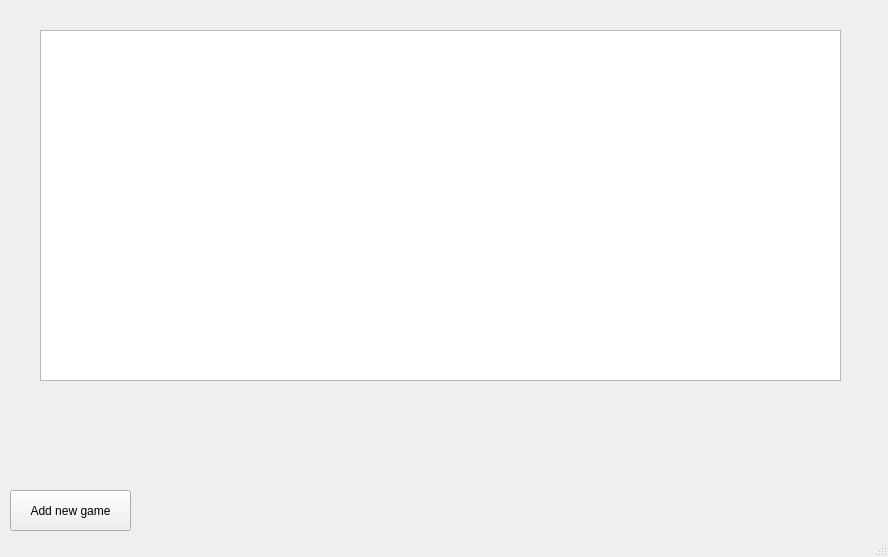
<?xml version="1.0" encoding="UTF-8"?>
<ui version="4.0">
 <class>MainWindow</class>
 <widget class="QMainWindow" name="MainWindow">
  <property name="geometry">
   <rect>
    <x>0</x>
    <y>0</y>
    <width>888</width>
    <height>557</height>
   </rect>
  </property>
  <property name="windowTitle">
   <string>MainWindow</string>
  </property>
  <widget class="QWidget" name="centralwidget">
   <widget class="QPushButton" name="pushButton">
    <property name="geometry">
     <rect>
      <x>10</x>
      <y>490</y>
      <width>121</width>
      <height>41</height>
     </rect>
    </property>
    <property name="text">
     <string>Add new game</string>
    </property>
   </widget>
   <widget class="QListWidget" name="listWidget">
    <property name="geometry">
     <rect>
      <x>40</x>
      <y>30</y>
      <width>801</width>
      <height>351</height>
     </rect>
    </property>
   </widget>
  </widget>
  <widget class="QMenuBar" name="menubar">
   <property name="geometry">
    <rect>
     <x>0</x>
     <y>0</y>
     <width>888</width>
     <height>26</height>
    </rect>
   </property>
  </widget>
  <widget class="QStatusBar" name="statusbar"/>
 </widget>
 <tabstops>
  <tabstop>listWidget</tabstop>
  <tabstop>pushButton</tabstop>
 </tabstops>
 <resources/>
 <connections/>
</ui>
